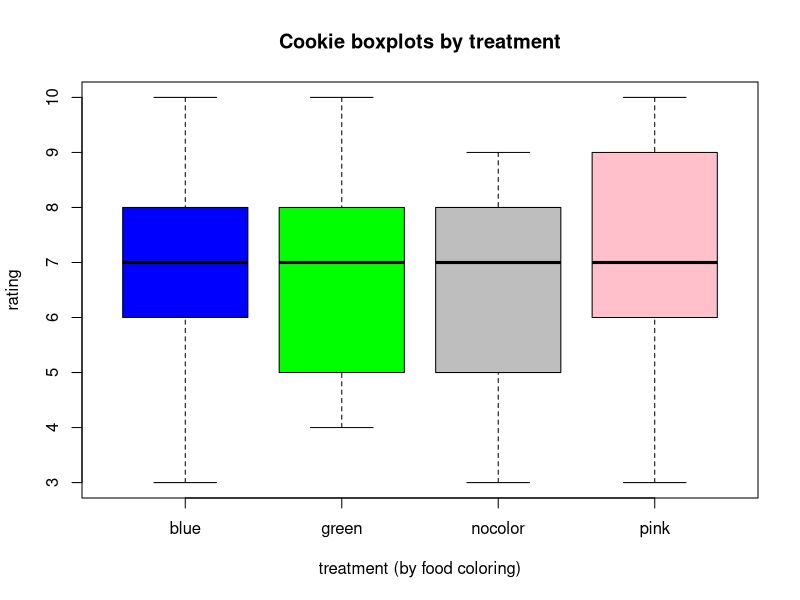
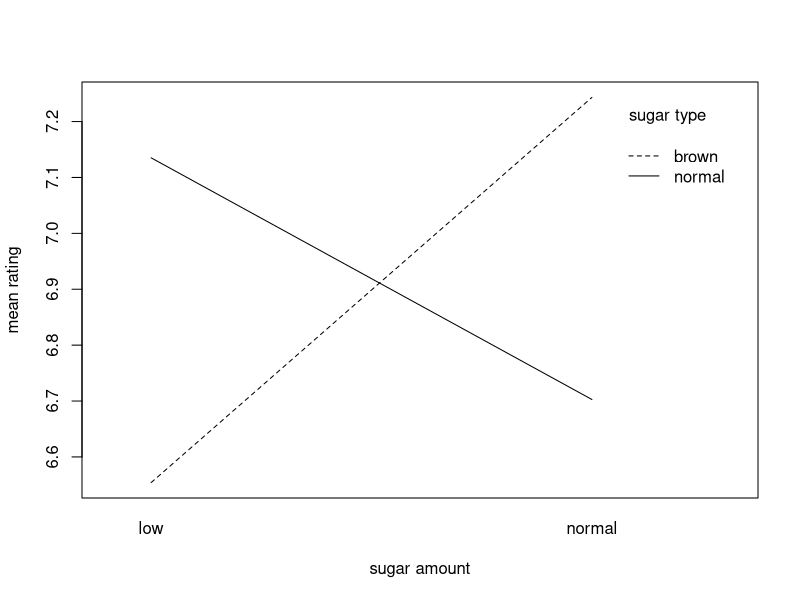

The R source for these figures, in order:
## ---- chunk 1
library(readr)
library(ggplot2)
## ---- chunk 2
# (a)
# uses library readr to import data from txt file
df <- read_delim("cookie_student.txt", delim = ",", show_col_types = FALSE)
# checking the data frame
# head(df)

# boxplot
boxplot(rating ~ color, data = df, col = c("blue","green", "gray", "pink"), 
        xlab = "treatment (by food coloring)", main = "Cookie boxplots by treatment")
## ---- chunk 3
# (b)
# extract factors:
df$sugamt <- "normal"
df$sugamt[df$color %in% c("blue", "green")] <- "low"
df$sugtype <- "normal"
df$sugtype[df$color %in% c("pink", "green")] <- "brown"

# factor (block by) students
df$id <- factor(df$id)

# anova table
mod1 <- aov(rating ~ sugamt + sugtype + id, data = df)
summary(mod1)
## ---- chunk 4
# (c)
# https://www.geeksforgeeks.org/how-to-create-interaction-plot-in-r/
interaction.plot(
  x.factor = df$sugamt, trace.factor = df$sugtype, response = df$rating,
  xlab = "sugar amount", 
  ylab = "mean rating",
  trace.label = "sugar type"
)
## ---- chunk 5
# (d)
nnmean <- mean(df$rating[df$color == "nocolor"])  # normal amt, normal sugar
lnmean <- mean(df$rating[df$color == "blue"]) # low amt, normal sugar
nbmean <- mean(df$rating[df$color == "pink"]) # normal amt, brown sugar
lbmean <- mean(df$rating[df$color == "green"]) # low amt, brown sugar
nnmean
nbmean
lnmean
lbmean
# contrast
(nnmean - lnmean) - (nbmean - lbmean) 
## ---- chunk 6
se <- sqrt(2.785 * (4/37)) 
d <- -1.121621/se
d
# this part can also be done by referring to the t distribution table with 0.05
# but i couldn't find a table where there's a row for df = 109, so i used r here for better accuracy
# just note that i did attempt it by hand: for 100 df crit val is 1.984 
# so the conclusion where 2.044111 > 1.984 => significance at 0.05 stays the same
pval <- 2 * pt(d, df=109) # degree of freedom is also found with prev anova table
pval
## ---- chunk 7
# Given data
fa <- 0.0365
dfa <- 1
dferr <- 12

fb <- 4.017
dfb <- 2

finter <- 3.158
dfinter <- 2

pf(fa, dfa, dferr, lower.tail = FALSE)
pf(fb, dfb, dferr, lower.tail = FALSE)
pf(finter, dfinter, dferr, lower.tail = FALSE)

